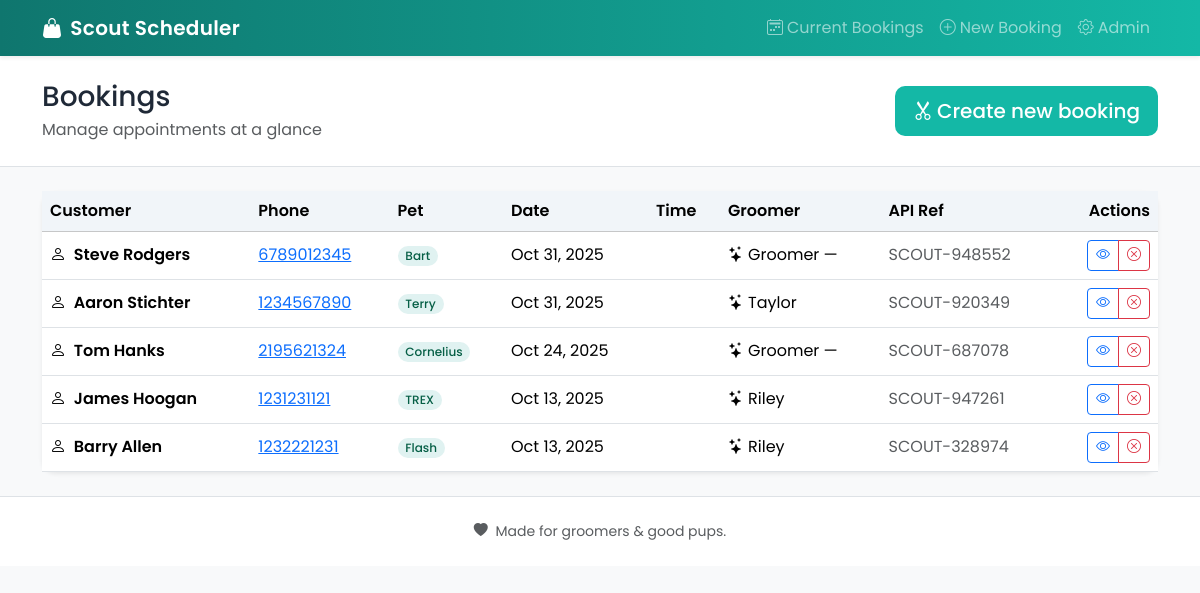
Before: /booking/ with the older database file.
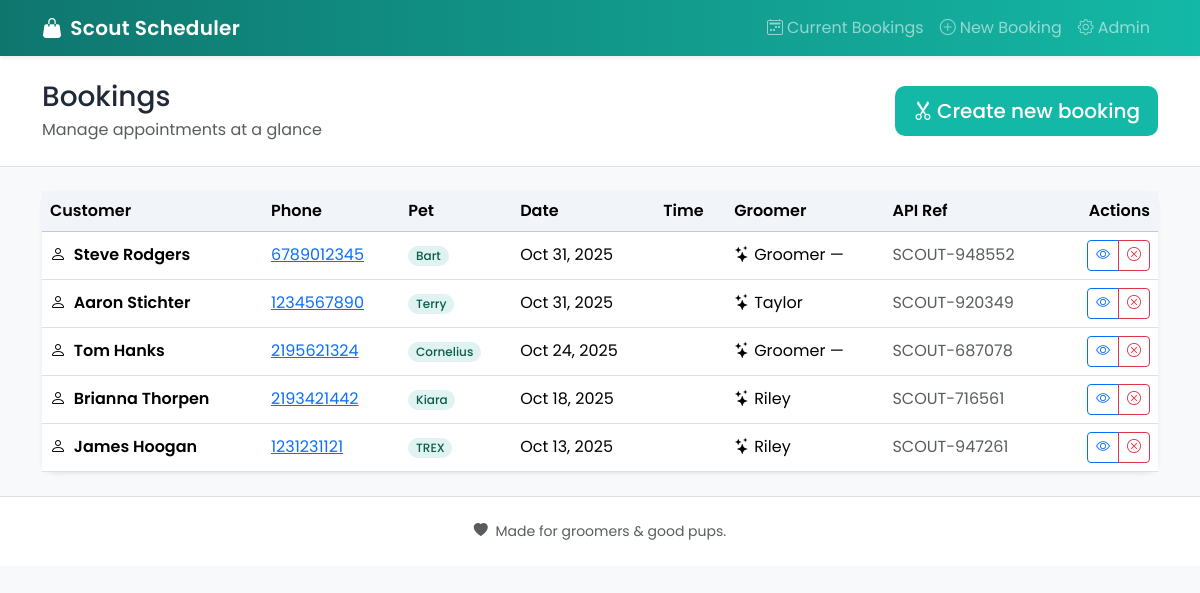
After: the same page with the newer database file.
### booking/models.py (models this page shows, shortened)
class Booking(models.Model):
    customer = models.ForeignKey(Customer, on_delete=models.SET_NULL, null=True, blank=True)
    pet_name = models.CharField(max_length=100, blank=True, null=True)
    class Meta:
        unique_together = ('groomer_id', 'appointment_date', 'appointment_time')
    services = models.JSONField(default=list, blank=True)
    groomer_id = models.IntegerField(null=True, blank=True)
    appointment_date = models.DateField(null=True, blank=True)
    appointment_time = models.CharField(max_length=20, blank=True, null=True)
    api_ref = models.CharField(max_length=100, blank=True, null=True)
    api_payload = models.JSONField(default=dict, blank=True)
    api_response = models.JSONField(default=dict, blank=True)
    created_at = models.DateTimeField(auto_now_add=True)
    updated_at = models.DateTimeField(auto_now=True)

class Customer(models.Model):
    first_name = models.CharField(max_length=100)
    last_name  = models.CharField(max_length=100)
    phone      = models.CharField(max_length=30)
    created_at = models.DateTimeField(auto_now_add=True)
    class Meta:
        unique_together = ('first_name', 'last_name', 'phone')

### booking/views.py (the view)
# urls.py: path('', views.bookings_list, name='list'),
def bookings_list(request):
    qs = Booking.objects.select_related('customer').order_by('-appointment_date', '-appointment_time', '-created_at')
    paginator = Paginator(qs, 25)
    page_number = request.GET.get('page')
    page_obj = paginator.get_page(page_number)
    api = ApiClient()
    groomer_lookup = {str(g['id']): g['name'] for g in api.list_groomers()}
    for b in page_obj.object_list:
        b.groomer_name = groomer_lookup.get(str(b.groomer_id), f"Groomer {b.groomer_id or '—'}")
    return render(request, 'booking/bookings_list.html', {'page_obj': page_obj})

### booking/api.py (called while the page is built)
    def list_groomers(self):
        return [{'id':0,'name':'Anyone'},
                {"id": 1, "name": "Alex"},
                {"id": 2, "name": "Riley"},
                {"id": 3, "name": "Sam"},
                {"id": 4, "name": "Jordan"},
                {"id": 5, "name": "Taylor"},
                ]

### booking/templates/booking/bookings_list.html (shortened to what this page needs)
{% extends "booking/base.html" %}
{% block page_title %}Bookings{% endblock %}
{% block page_subtitle %}Manage appointments at a glance{% endblock %}
{% block header_actions %}
  <a href="{% url 'booking:book' %}" class="btn btn-groom btn-lg">
    <i class="bi bi-scissors me-1"></i>Create new booking
  </a>
{% endblock %}
{% block content %}
  <div class="card shadow-sm">
    <div class="card-body p-0">
      <div class="table-responsive">
        <table class="table table-hover align-middle mb-0">
          <thead class="table-light">
            <tr>
              <th>Customer</th>
              <th>Phone</th>
              <th>Pet</th>
              <th>Date</th>
              <th>Time</th>
              <th>Groomer</th>
              <th>API Ref</th>
              <th class="text-end">Actions</th>
            </tr>
          </thead>
          <tbody>
          {% for b in page_obj.object_list %}
            <tr>
              <td class="fw-semibold">
                <i class="bi bi-person me-1"></i>
                {{ b.customer.first_name }} {{ b.customer.last_name }}
              </td>
              <td>
                {% if b.customer.phone %}
                  <a href="tel:{{ b.customer.phone }}">{{ b.customer.phone }}</a>
                {% else %}
                  <span class="text-muted">—</span>
                {% endif %}
              </td>
              <td><span class="badge rounded-pill text-bg-soft">{{ b.pet_name }}</span></td>
              <td>{{ b.appointment_date|date:"M j, Y" }}</td>
              <td>{{ b.appointment_time|time:"g:i A" }}</td>
              <td><i class="bi bi-stars me-1"></i>{{ b.groomer_name }}</td>
              <td class="text-muted">{{ b.api_ref }}</td>
              <td class="text-end">
                <div class="btn-group">
                  <a class="btn btn-outline-primary btn-sm" href="{% url 'booking:detail' b.id %}" title="View">
                    <i class="bi bi-eye"></i>
                  </a>
                  <button class="btn btn-outline-danger btn-sm" data-bs-toggle="modal" data-bs-target="#cancelModal-{{ b.id }}" title="Cancel">
                    <i class="bi bi-x-circle"></i>
                  </button>
                </div>
              </td>
            </tr>
          {% endfor %}
          </tbody>
        </table>
      </div>
    </div>
  </div>
{% endblock %}

Changed rows visible on the page:
removed Booking: customer.first_name "Barry", customer.last_name "Allen", customer.phone "1232221231", pet_name "Flash", appointment_date "Oct 13, 2025", groomer_name "Riley", api_ref "SCOUT-328974"
added Booking: customer.first_name "Brianna", customer.last_name "Thorpen", customer.phone "2193421442", pet_name "Kiara", appointment_date "Oct 18, 2025", groomer_name "Riley", api_ref "SCOUT-716561"
